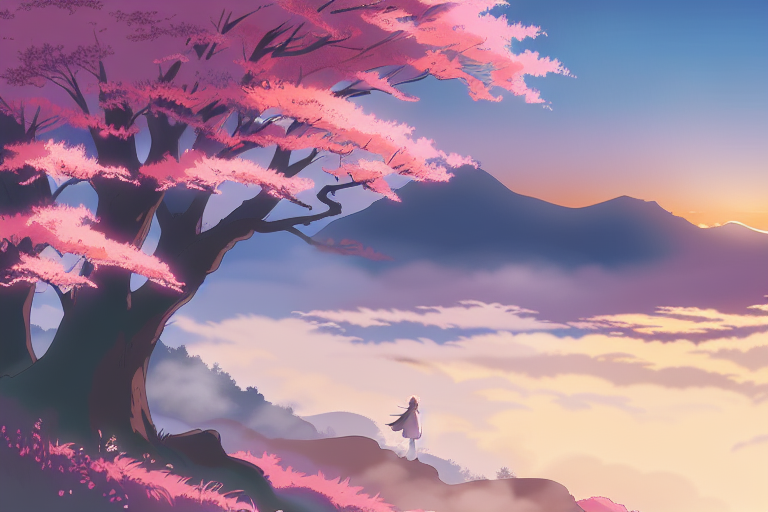
#> input picture assets/generated_images/Scenario1.png, 768 x 512 px; its folder holds only this picture in this run
$ python 02_animate_image.py -i ../assets/generated_images/Scenario1.png
#> lines starting #> are read from the running program, lines starting #| are printed output that depends on the picture
"""
scripts/02_animate_image.py

Cinematic Ken Burns animation with depth and atmosphere:
  - Fake parallax: 3 layers (background / midground / foreground) at different speeds
  - Floating particles (petals / dust) with low opacity
  - Subtle drifting fog overlay
  - Ease-in-out easing — smooth, no jitter
  - Motion plays once, then holds final frame

Timeline:
  [0s → 9s]   slow eased motion with atmospheric effects
  [9s → 12s]  freeze on final frame

Usage:
    python scripts/02_animate_image.py
    python scripts/02_animate_image.py --image path/to/img.png
    python scripts/02_animate_image.py --image img.png --effect pan_right
"""

import cv2
import numpy as np
import argparse
from pathlib import Path
from datetime import datetime


# ── Constants ────────────────────────────────────────────────
FPS             = 24
MOVE_DURATION   = 9     # seconds of actual motion
FREEZE_DURATION = 3     # seconds the final frame is held
TOTAL_DURATION  = MOVE_DURATION + FREEZE_DURATION  # 12s total

DEFAULT_EFFECT  = "zoom_in"
ZOOM_SCALE      = 1.20  # gentle 20% zoom

# Parallax offset multipliers (relative to midground = 1.0)
# Applied as pixel shifts AFTER the single global camera transform.
# Keep values very close to 1.0 for stability — subtle depth is the goal.
BG_SPEED  = 0.85  # background drifts slightly less than camera
MID_SPEED = 1.0   # midground follows camera exactly (reference layer)
FG_SPEED  = 1.15  # foreground drifts slightly more than camera

# Particle settings
NUM_PARTICLES   = 40
PARTICLE_ALPHA  = 0.35

# Fog settings
FOG_ALPHA = 0.06   # very subtle — must not dominate


# ── Easing ───────────────────────────────────────────────────
def ease_in_out(t: float) -> float:
    """Smoothstep: slow start → gradual → slow end. t in [0, 1]."""
    return t * t * (3.0 - 2.0 * t)


# ── Gradient masks for parallax layers ───────────────────────
def build_layer_masks(H: int, W: int):
    """
    Build 3 gradient masks (bg, mid, fg) that sum to exactly 1.0
    at every pixel. Blending is along the vertical axis:
      - background  : dominates at the top (sky, mountains)
      - foreground  : dominates at the bottom (trees, ground)
      - midground   : fills the middle band
    """
    y = np.linspace(0, 1, H, dtype=np.float32)

    bg_col  = np.clip(1.0 - 2.0 * y, 0.0, 1.0)   # 1→0 in top half
    fg_col  = np.clip(2.0 * y - 1.0, 0.0, 1.0)   # 0→1 in bottom half
    mid_col = 1.0 - bg_col - fg_col                # remainder in middle

    # Expand to (H, W, 1) for direct float32 compositing
    bg_mask  = np.tile(bg_col [:, None, None], (1, W, 1))
    mid_mask = np.tile(mid_col[:, None, None], (1, W, 1))
    fg_mask  = np.tile(fg_col [:, None, None], (1, W, 1))

    return bg_mask, mid_mask, fg_mask


# ── Crop & resize helper ─────────────────────────────────────
def crop_and_resize(image: np.ndarray, cx: float, cy: float, zoom: float) -> np.ndarray:
    """
    Crop image centered at (cx, cy) with given zoom, resize back to full dims.
    cx, cy in [0, 1]. zoom > 1 means more zoomed in.
    """
    H, W = image.shape[:2]
    crop_w = int(W / zoom)
    crop_h = int(H / zoom)

    x0 = int(cx * W - crop_w / 2)
    y0 = int(cy * H - crop_h / 2)
    x0 = max(0, min(x0, W - crop_w))
    y0 = max(0, min(y0, H - crop_h))

    cropped = image[y0 : y0 + crop_h, x0 : x0 + crop_w]
    return cv2.resize(cropped, (W, H), interpolation=cv2.INTER_LANCZOS4)


# ── Pixel-shift helper ───────────────────────────────────────
def _shift_horizontal(frame: np.ndarray, px: int) -> np.ndarray:
    """
    Shift `frame` left (px < 0) or right (px > 0) by |px| pixels.
    Edge columns are replicated to fill the gap — no black bars, no wrap-around.
    """
    if px == 0:
        return frame
    W = frame.shape[1]
    result = np.empty_like(frame)
    if px > 0:
        result[:, px:] = frame[:, : W - px]
        result[:, :px] = frame[:, :1]          # replicate left edge
    else:
        s = -px
        result[:, : W - s] = frame[:, s:]
        result[:, W - s :] = frame[:, -1:]     # replicate right edge
    return result


# ── Parallax composite ────────────────────────────────────────
def build_parallax_frame(
    image: np.ndarray,
    bg_mask: np.ndarray,
    mid_mask: np.ndarray,
    fg_mask: np.ndarray,
    cx: float,
    cy: float,
    zoom: float,
) -> np.ndarray:
    """
    Composite 3 depth layers to create a subtle parallax illusion.

    Architecture (single-transform, shift-only):
      1. ONE global camera crop — identical for every layer.
         This guarantees zero shake: all layers share the same base image.
      2. Apply SMALL horizontal pixel shifts to bg and fg AFTER the crop.
         bg shifts slightly less than camera → appears farther away.
         fg shifts slightly more than camera → appears closer.
      3. Blend layers using pre-computed gradient masks.

    For zoom_in / zoom_out: cx = cy = 0.5, so dx = 0 → all shifts are 0.
    Depth during zoom comes from the focus change, not lateral movement.
    """
    _, W = image.shape[:2]

    # ── Step 1: single global camera transform ───────────────
    base = crop_and_resize(image, cx, cy, zoom)

    # ── Step 2: compute parallax pixel offsets ───────────────
    # dx: how far the camera has moved from center, in normalized coords [−0.5, 0.5]
    dx = cx - 0.5

    # Convert to pixels. Scale by (speed − 1.0) so midground gets 0 shift.
    bg_px  = int(dx * W * (BG_SPEED  - MID_SPEED))  # negative → shifts left
    fg_px  = int(dx * W * (FG_SPEED  - MID_SPEED))  # positive → shifts right

    bg_frame  = _shift_horizontal(base, bg_px)
    mid_frame = base                                  # no shift — reference layer
    fg_frame  = _shift_horizontal(base, fg_px)

    # ── Step 3: blend using gradient masks ───────────────────
    composite = (
        bg_frame.astype(np.float32)  * bg_mask  +
        mid_frame.astype(np.float32) * mid_mask +
        fg_frame.astype(np.float32)  * fg_mask
    )
    return np.clip(composite, 0, 255).astype(np.uint8)


# ── Particle system (petals / dust) ──────────────────────────
class ParticleSystem:
    """
    Floating particles that drift downward with slight sideways variation.
    Drawn at low opacity so they feel atmospheric, not distracting.
    """

    def __init__(self, W: int, H: int, n: int = NUM_PARTICLES):
        rng = np.random.default_rng(seed=7)  # fixed seed = reproducible look
        self.W, self.H = W, H

        self.x  = rng.uniform(0, W, n).astype(np.float32)
        self.y  = rng.uniform(0, H, n).astype(np.float32)
        self.vy = rng.uniform(0.3, 0.9, n).astype(np.float32)   # downward speed
        self.vx = rng.uniform(-0.2, 0.3, n).astype(np.float32)  # gentle rightward drift
        self.r  = rng.integers(2, 5, n)                          # radius in px

        # Random per-particle phase for sinusoidal wind sway
        self._phase = rng.uniform(0, 2 * np.pi, n).astype(np.float32)

        # Petal pink in BGR
        raw = rng.uniform([180, 160, 200], [215, 200, 255], (n, 3))
        self.colors = [(int(c[0]), int(c[1]), int(c[2])) for c in raw]

    def step(self, frame_idx: int = 0):
        """
        Advance positions by one frame.
        Horizontal motion combines constant drift with a sinusoidal wind gust
        so particles sway naturally rather than moving in a straight line.
        """
        # Sinusoidal wind component — each particle has a slightly different phase
        wind = np.sin(frame_idx * 0.04 + self._phase) * 0.3
        self.x += self.vx + wind
        self.y += self.vy
        self.x = np.where(self.x > self.W, 0,      self.x)
        self.x = np.where(self.x < 0,     self.W,  self.x)
        self.y = np.where(self.y > self.H, 0,      self.y)

    def draw(self, frame: np.ndarray) -> np.ndarray:
        """Draw all particles onto the frame at PARTICLE_ALPHA opacity."""
        overlay = frame.copy()
        for i in range(len(self.x)):
            cv2.circle(
                overlay,
                (int(self.x[i]), int(self.y[i])),
                int(self.r[i]),
                self.colors[i],
                -1,
                cv2.LINE_AA,
            )
        return cv2.addWeighted(frame, 1 - PARTICLE_ALPHA, overlay, PARTICLE_ALPHA, 0)


# ── Fog overlay ───────────────────────────────────────────────
def draw_fog(frame: np.ndarray, frame_idx: int) -> np.ndarray:
    """
    Overlay a slowly drifting semi-transparent mist band.
    Fog moves consistently to the right — one direction only, no oscillation.
    `frame_idx` drives a linear horizontal scroll so motion is smooth and stable.
    Very subtle (FOG_ALPHA = 0.06) — should barely be noticed.
    """
    H, W = frame.shape[:2]

    # Vertical Gaussian band slightly above center
    y_coords     = np.linspace(0, 1, H, dtype=np.float32)
    vert_profile = np.exp(-0.5 * ((y_coords - 0.45) / 0.25) ** 2)

    # Linear horizontal scroll: fog completes ~0.4 of a full cycle over 9 seconds
    scroll_speed = 0.4 / (MOVE_DURATION * FPS)   # fraction of width per frame
    offset       = (frame_idx * scroll_speed) % 1.0

    # Build a wide fog strip and roll it left→right
    x_base        = np.linspace(0, 2 * np.pi, W, dtype=np.float32)
    horiz_profile = 0.6 + 0.4 * np.sin(x_base + offset * 2 * np.pi)

    # Combine into (H, W, 1) alpha map
    alpha_map = np.outer(vert_profile, horiz_profile)[:, :, np.newaxis] * FOG_ALPHA

    fog_color = np.full_like(frame, 225, dtype=np.float32)  # near-white
    result    = frame.astype(np.float32) * (1 - alpha_map) + fog_color * alpha_map
    return np.clip(result, 0, 255).astype(np.uint8)


# ── Effect parameter builder ──────────────────────────────────
def get_effect_params(effect: str, move_frames: int) -> list:
    """
    Return (cx, cy, zoom) per frame for the motion phase.
    All values eased with smoothstep so motion is slow-start, slow-end.
    """
    params = []
    for i in range(move_frames):
        t = ease_in_out(i / (move_frames - 1))

        if effect == "zoom_in":
            zoom = 1.0 + (ZOOM_SCALE - 1.0) * t
            cx, cy = 0.5, 0.5

        elif effect == "zoom_out":
            zoom = ZOOM_SCALE - (ZOOM_SCALE - 1.0) * t
            cx, cy = 0.5, 0.5

        elif effect == "pan_right":
            zoom = 1.15
            cx, cy = 0.38 + 0.24 * t, 0.5

        elif effect == "pan_left":
            zoom = 1.15
            cx, cy = 0.62 - 0.24 * t, 0.5

        elif effect == "pan_up":
            zoom = 1.15
            cx, cy = 0.5, 0.62 - 0.24 * t

        elif effect == "pan_down":
            zoom = 1.15
            cx, cy = 0.5, 0.38 + 0.24 * t

        else:
            raise ValueError(
                f"Unknown effect '{effect}'. "
                "Choose: zoom_in | zoom_out | pan_right | pan_left | pan_up | pan_down"
            )

        params.append((cx, cy, zoom))
    return params


# ── Core animation function ───────────────────────────────────
def animate_image(
    image_path: str,
    effect: str = DEFAULT_EFFECT,
    output_path: str | None = None,
) -> str:
    """
    Generate a cinematic MP4 from a static image.

    Pipeline per frame:
      1. Parallax composite   (3 layers at different speeds)
      2. Particle system step + draw  (floating petals/dust)
      3. Fog overlay          (slow horizontal drift)

    Final 3 seconds: last frame held as a freeze.

    Args:
        image_path  : Input PNG/JPG path.
        effect      : zoom_in | zoom_out | pan_right | pan_left | pan_up | pan_down
        output_path : Output .mp4 path. Auto-generated if None.

    Returns:
        Path of the saved .mp4 file.
    """
#> called with image_path = '../assets/generated_images/Scenario1.png', effect = 'zoom_in'
    # ── Load image ───────────────────────────────────────────
    image = cv2.imread(image_path)
#> image is the input picture: shape (512, 768, 3); mean B, G, R 151.6, 129.8, 158.2
    if image is None:
        raise FileNotFoundError(f"Could not load image: {image_path}")

    H, W = image.shape[:2]
#> H = 512; W = 768
    move_frames   = int(FPS * MOVE_DURATION)    # 9s × 24 = 216 frames
    freeze_frames = int(FPS * FREEZE_DURATION)  # 3s × 24 = 72 frames
    total_frames  = move_frames + freeze_frames  # 288 frames

    print(f"\n🎬 Animating image (cinematic + depth + atmosphere)...")
    print(f"   Input      : {image_path}")
    print(f"   Effect     : {effect}")
    print(f"   Motion     : {MOVE_DURATION}s  → {move_frames} frames")
    print(f"   Freeze hold: {FREEZE_DURATION}s  → {freeze_frames} frames")
    print(f"   Total      : {TOTAL_DURATION}s  ({total_frames} frames @ {FPS}fps)")
    print(f"   Resolution : {W}x{H}")
#|    Resolution : 768x512

    # ── Pre-build expensive objects once ─────────────────────
    print("   Building parallax masks...")
    bg_mask, mid_mask, fg_mask = build_layer_masks(H, W)

    print("   Initialising particle system...")
    particles = ParticleSystem(W, H)

    # ── Output path ──────────────────────────────────────────
    if output_path is None:
        output_dir = Path("assets/animation_clips")
        output_dir.mkdir(parents=True, exist_ok=True)
        stem      = Path(image_path).stem
        timestamp = datetime.now().strftime("%Y%m%d_%H%M%S")
        output_path = str(output_dir / f"{stem}_{effect}_{timestamp}.mp4")

    # ── VideoWriter ──────────────────────────────────────────
    fourcc = cv2.VideoWriter_fourcc(*"mp4v")
    writer = cv2.VideoWriter(output_path, fourcc, FPS, (W, H))
    if not writer.isOpened():
        raise RuntimeError(f"OpenCV VideoWriter failed to open: {output_path}")

    # ── Phase 1: motion frames ───────────────────────────────
    print("\n   ▶  Rendering motion frames...")
    frame_params = get_effect_params(effect, move_frames)
    last_frame   = None

    for idx, (cx, cy, zoom) in enumerate(frame_params):
        # 1. Single-transform parallax composite (no shake possible)
        frame = build_parallax_frame(image, bg_mask, mid_mask, fg_mask, cx, cy, zoom)

        # 2. Particles — sinusoidal sideways drift
        particles.step(frame_idx=idx)
        frame = particles.draw(frame)

        # 3. Fog — consistent rightward drift
        frame = draw_fog(frame, frame_idx=idx)

        last_frame = frame
        writer.write(frame)

        if idx % (FPS // 2) == 0 or idx == move_frames - 1:
            pct = int((idx + 1) / move_frames * 100)
            print(f"      {pct}%", end="\r")
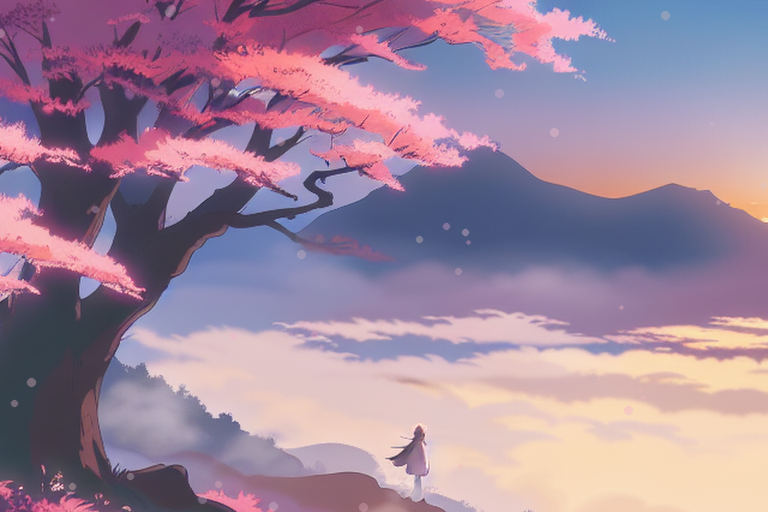
#> frame: shape (512, 768, 3); mean B, G, R 155.8, 134.6, 160

    print("      100% — motion complete")

    # ── Phase 2: freeze frames ───────────────────────────────
    print(f"   ⏸  Writing {freeze_frames} freeze frames (hold final position)...")
    for _ in range(freeze_frames):
        writer.write(last_frame)

    writer.release()
    print(f"\n   ✅ Saved → {output_path}")
    return output_path


# ── Auto-detect latest image ──────────────────────────────────
def get_latest_image() -> str:
    """Return path to most recently modified image in assets/generated_images/."""
    img_dir = Path("assets/generated_images")
    if not img_dir.exists():
        raise FileNotFoundError(
            "No 'assets/generated_images' directory found. "
            "Run 01_generate_image.py first."
        )
    images = sorted(
        list(img_dir.glob("*.png")) + list(img_dir.glob("*.jpg")),
        key=lambda f: f.stat().st_mtime,
        reverse=True,
    )
    if not images:
        raise FileNotFoundError(
            "No images found in assets/generated_images/. "
            "Run 01_generate_image.py first."
        )
    return str(images[0])


# ── CLI ──────────────────────────────────────────────────────
if __name__ == "__main__":
    parser = argparse.ArgumentParser(
        description="Apply cinematic Ken Burns + depth + atmosphere to an anime image."
    )
    parser.add_argument(
        "--image", "-i",
        type=str, default=None,
        help="Input image path (default: latest in assets/generated_images/)",
    )
    parser.add_argument(
        "--effect", "-e",
        type=str, default=DEFAULT_EFFECT,
        choices=["zoom_in", "zoom_out", "pan_right", "pan_left", "pan_up", "pan_down"],
        help=f"Animation effect (default: {DEFAULT_EFFECT})",
    )
    parser.add_argument(
        "--output", "-o",
        type=str, default=None,
        help="Optional output .mp4 path",
    )

    args = parser.parse_args()

    if args.image is None:
        print("ℹ️  No --image provided. Auto-detecting latest generated image...")
        image_path = get_latest_image()
        print(f"   Using: {image_path}")
    else:
        image_path = args.image

    animate_image(
        image_path=image_path,
        effect=args.effect,
        output_path=args.output,
    )

$ run again, on assets/generated_images/cinematic_wide_shot__20260502_201834.png
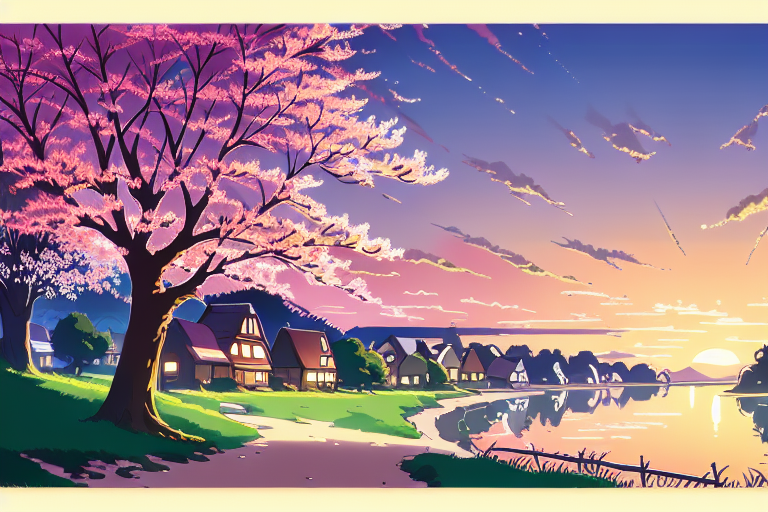
#> input picture assets/generated_images/cinematic_wide_shot__20260502_201834.png, 768 x 512 px
#> in animate_image, image is the input picture: shape (512, 768, 3); mean B, G, R 143.7, 131.9, 157.9
#|    Resolution : 768x512
#> after the loop in animate_image, `for idx, (cx, cy, zoom) in enumerate(frame_params):`:
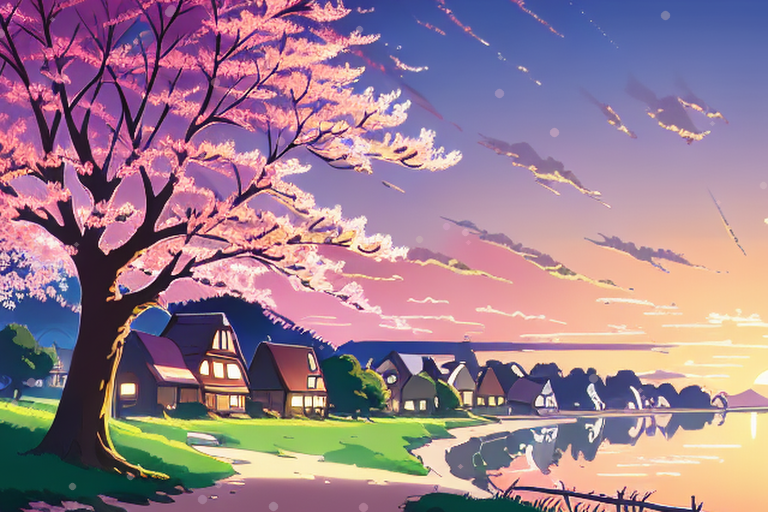
#> frame: shape (512, 768, 3); mean B, G, R 142.6, 126.6, 154.9

$ run again, on assets/generated_images/epic_anime_cinematic_20260501_222207.png
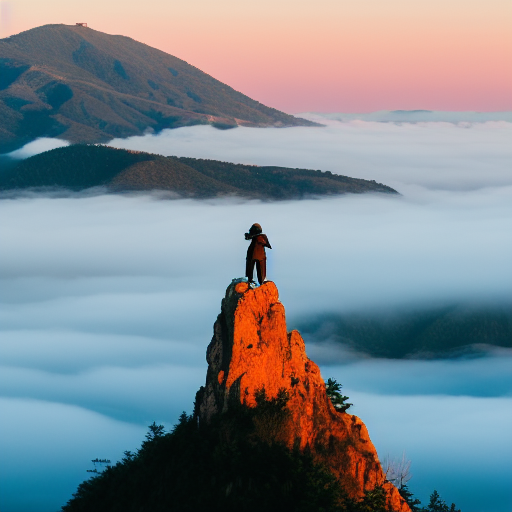
#> input picture assets/generated_images/epic_anime_cinematic_20260501_222207.png, 512 x 512 px
#> in animate_image, image is the input picture: shape (512, 512, 3); mean B, G, R 145.2, 136.9, 125.4
#|    Resolution : 512x512
#> after the loop in animate_image, `for idx, (cx, cy, zoom) in enumerate(frame_params):`:
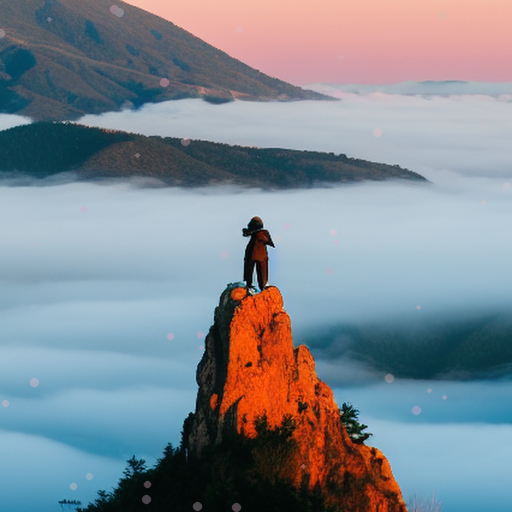
#> frame: shape (512, 512, 3); mean B, G, R 147.6, 138.1, 127.8

$ run again, on assets/generated_images/epic_anime_samurai_s_20260501_223302.png
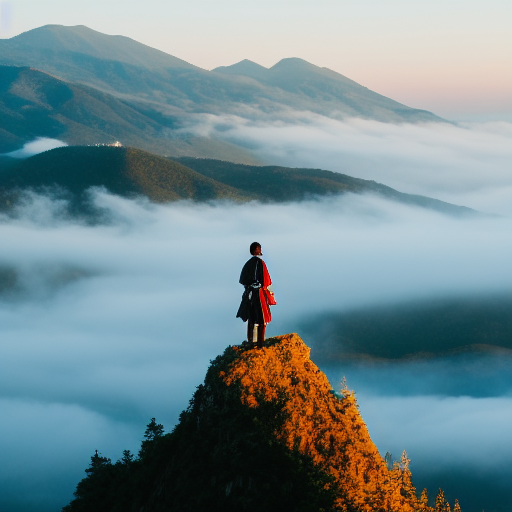
#> input picture assets/generated_images/epic_anime_samurai_s_20260501_223302.png, 512 x 512 px
#> in animate_image, image is the input picture: shape (512, 512, 3); mean B, G, R 145.6, 139.4, 115.3
#|    Resolution : 512x512
#> after the loop in animate_image, `for idx, (cx, cy, zoom) in enumerate(frame_params):`:
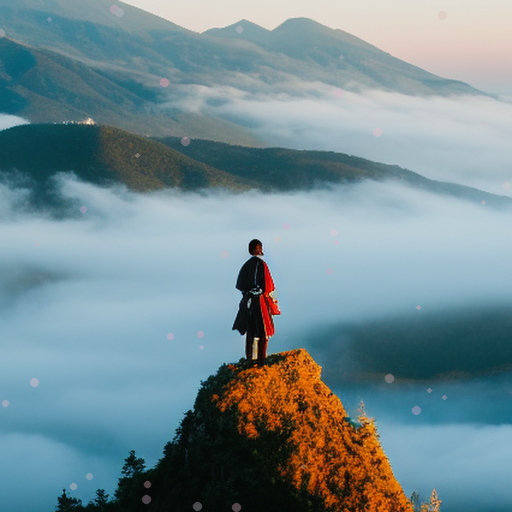
#> frame: shape (512, 512, 3); mean B, G, R 147.5, 140.7, 116.7

$ run again, on assets/generated_images/anime_samurai_overlo_20260501_224556.png
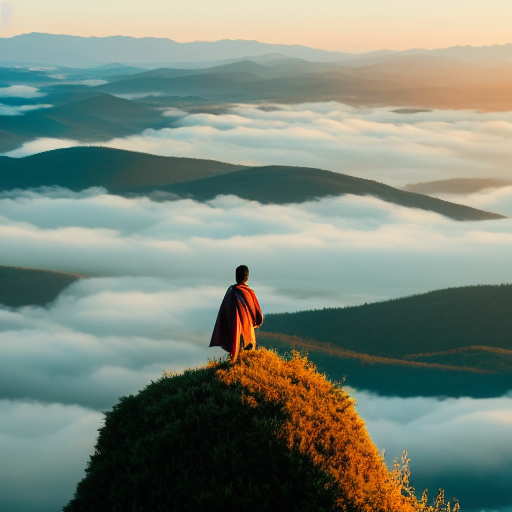
#> input picture assets/generated_images/anime_samurai_overlo_20260501_224556.png, 512 x 512 px
#> in animate_image, image is the input picture: shape (512, 512, 3); mean B, G, R 122.2, 134.8, 123.4
#|    Resolution : 512x512
#> after the loop in animate_image, `for idx, (cx, cy, zoom) in enumerate(frame_params):`:
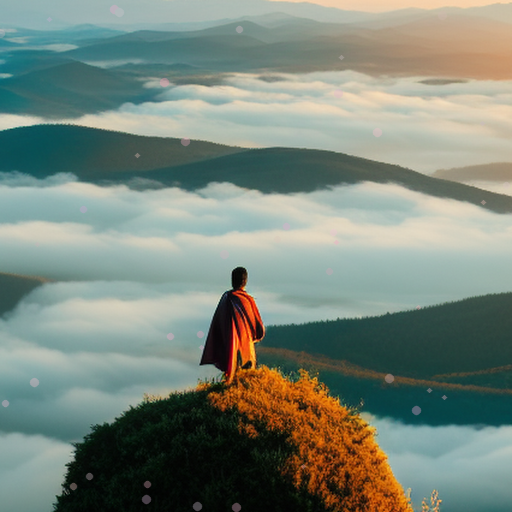
#> frame: shape (512, 512, 3); mean B, G, R 123.3, 134.6, 122.3
